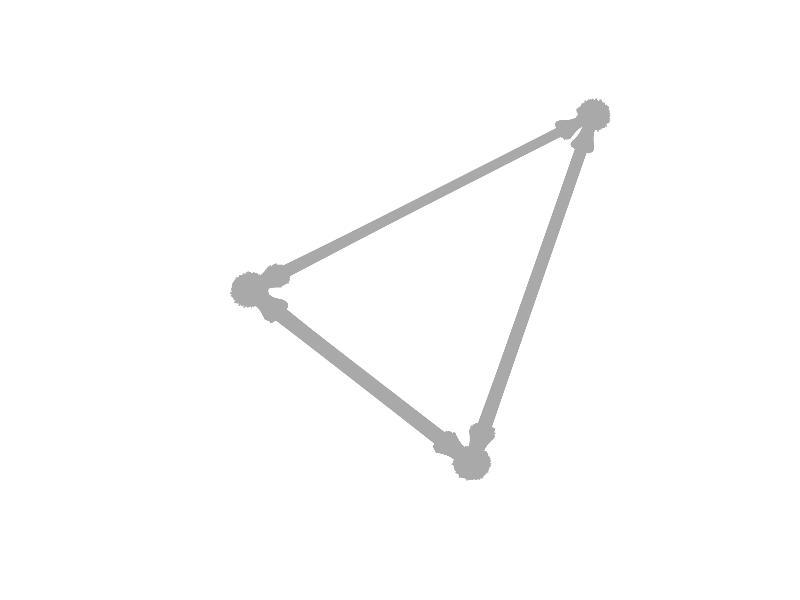

Write the R code that produced this figure. (Note: this script raises an error after producing the figure.)
library(igraph)

setwd("input")
n=1000
friends=data.frame(id=1:n)
friends$jazz=runif(n)>0.5
friends$classical=runif(n)>0.5
friends$programming=runif(n)>0.5
friends$football=runif(n)>0.9
friends[friends$jazz==F & friends$classical == F & friends$programming==F,"football"]=T
edges=data.frame()
communities=data.frame()
communities=rbind(communities, data.frame(field="jazz",count=as.integer(n/10)+1))
communities=rbind(communities, data.frame(field="classical",count=as.integer(n/20)+1))
communities=rbind(communities, data.frame(field="programming",count=as.integer(n/30)+1))
communities=rbind(communities, data.frame(field="football",count=as.integer(n/25)+1))
for (i in 1:nrow(communities)) {
  field=as.character(communities[i,"field"])
  cnt=communities[i,"count"]
  for (id in friends[friends[,field]==T,"id"]) {
    edges=rbind(edges, data.frame(from_id=id, to_id=sample(friends[friends[,field]==T,"id"], size = cnt)))
  }
}
# exclude self-friends
edges=edges[edges$from_id!=edges$to_id,]
edges=unique(edges)
a=aggregate(to_id ~ from_id, edges, length)
names(a)[2]="friends"
km=kmeans(a$friends,3)
labels=data.frame(category=c("low","medium","high"))
labels$center=order(as.numeric(km$centers),decreasing = F)
labels$mean=as.numeric(km$centers)[order(as.numeric(km$centers),decreasing = F)]
labels$name[order(as.numeric(km$centers),decreasing = T)]
a$center=km$cluster
a=merge(a,labels)
friends=merge(friends,a[,c("from_id","category")],by.x="id",by.y="from_id")
edges=merge(edges,a[,c("from_id","category")])

# plot
png('friends.png')
g=graph.edgelist(as.matrix(edges[,c("from_id","to_id")]))
V(g)$color=friends$category
plot(g)
dev.off()

write.table(x=edges[,c("from_id","to_id")],file = "friends/friends.cites",row.names = F, col.names = F,sep = "\t",quote = F)
for (f in communities$field) {
  friends[,f]=as.integer(friends[,f])
}
write.table(x=friends, file = "friends/friends.content",row.names = F, col.names = F,sep = "\t",quote = F)


